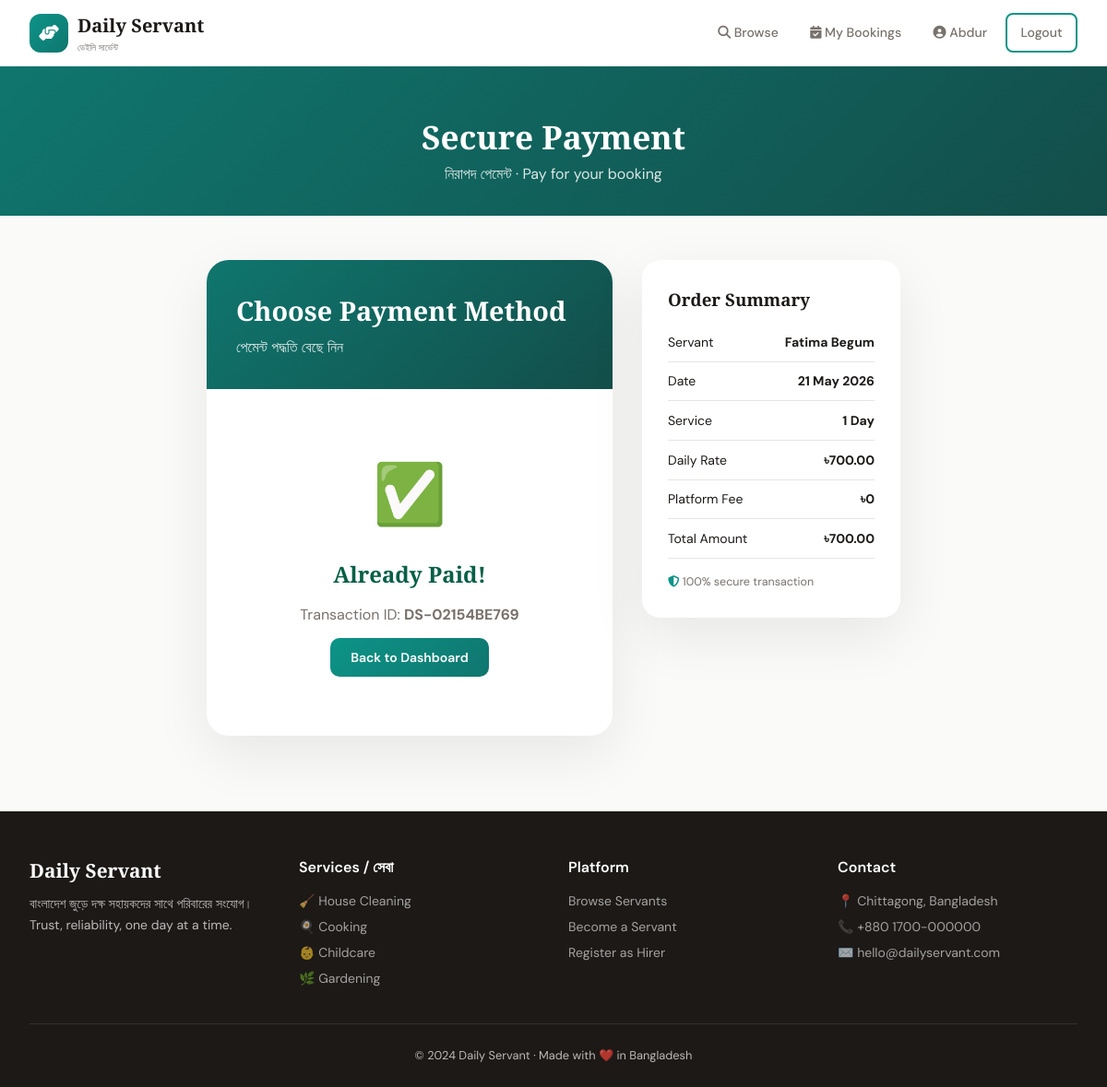
Page /payments/3/ (signed in) on the committed database.
### accounts/models.py (models this page shows, shortened)
class User(AbstractUser):
    ROLE_CHOICES = [
        ('hirer', 'Hirer'),
        ('servant', 'Servant'),
        ('admin', 'Admin'),
    ]
    role = models.CharField(max_length=10, choices=ROLE_CHOICES, default='hirer')
    phone = models.CharField(max_length=15, blank=True)
    address = models.TextField(blank=True)
    profile_picture = models.ImageField(upload_to='profiles/', blank=True, null=True)
    bio = models.TextField(blank=True)
    is_verified = models.BooleanField(default=False)
    created_at = models.DateTimeField(auto_now_add=True)

### payments/models.py (models this page shows, shortened)
class Payment(models.Model):
    METHOD_CHOICES = [
        ('bkash', 'bKash'),
        ('nagad', 'Nagad'),
        ('rocket', 'Rocket'),
        ('card', 'Credit/Debit Card'),
        ('cash', 'Cash on Service'),
    ]
    STATUS_CHOICES = [
        ('pending', 'Pending'),
        ('processing', 'Processing'),
        ('completed', 'Completed'),
        ('failed', 'Failed'),
        ('refunded', 'Refunded'),
    ]
    booking = models.OneToOneField(Booking, on_delete=models.CASCADE, related_name='payment')
    amount = models.DecimalField(max_digits=10, decimal_places=2)
    method = models.CharField(max_length=10, choices=METHOD_CHOICES)
    status = models.CharField(max_length=15, choices=STATUS_CHOICES, default='pending')
    transaction_id = models.CharField(max_length=100, blank=True, unique=True, null=True)
    phone_number = models.CharField(max_length=15, blank=True)
    paid_at = models.DateTimeField(null=True, blank=True)
    created_at = models.DateTimeField(auto_now_add=True)

### bookings/models.py (models this page shows, shortened)
class Booking(models.Model):
    STATUS_CHOICES = [
        ('pending', 'Pending'),
        ('confirmed', 'Confirmed'),
        ('in_progress', 'In Progress'),
        ('completed', 'Completed'),
        ('cancelled', 'Cancelled'),
        ('rejected', 'Rejected'),
    ]
    hirer = models.ForeignKey(User, on_delete=models.CASCADE, related_name='bookings_as_hirer')
    servant = models.ForeignKey(ServantProfile, on_delete=models.CASCADE, related_name='bookings')
    service_date = models.DateField()
    service_address = models.TextField()
    special_instructions = models.TextField(blank=True)
    status = models.CharField(max_length=15, choices=STATUS_CHOICES, default='pending')
    total_amount = models.DecimalField(max_digits=10, decimal_places=2)
    created_at = models.DateTimeField(auto_now_add=True)
    updated_at = models.DateTimeField(auto_now=True)
    cancelled_reason = models.TextField(blank=True)
    class Meta:
        ordering = ['-created_at']

### servants/models.py (models this page shows, shortened)
class ServantProfile(models.Model):
    AVAILABILITY_CHOICES = [
        ('available', 'Available'),
        ('busy', 'Busy'),
        ('off', 'Off Duty'),
    ]
    user = models.OneToOneField(User, on_delete=models.CASCADE, related_name='servant_profile')
    categories = models.ManyToManyField(ServiceCategory, related_name='servants')
    daily_rate = models.DecimalField(max_digits=8, decimal_places=2, default=500.00)
    experience_years = models.PositiveIntegerField(default=0)
    availability_status = models.CharField(max_length=15, choices=AVAILABILITY_CHOICES, default='available')
    rating = models.DecimalField(max_digits=3, decimal_places=2, default=0.00,
                                  validators=[MinValueValidator(0), MaxValueValidator(5)])
    total_reviews = models.PositiveIntegerField(default=0)
    total_jobs = models.PositiveIntegerField(default=0)
    skills = models.TextField(blank=True, help_text='Comma-separated skills')
    location = models.CharField(max_length=200, blank=True)
    nid_number = models.CharField(max_length=20, blank=True)
    is_approved = models.BooleanField(default=False)
    created_at = models.DateTimeField(auto_now_add=True)

### payments/views.py (the view)
# urls.py: path('<int:booking_id>/', views.payment_view, name='payment'),
@login_required
def payment_view(request, booking_id):
    booking = get_object_or_404(Booking, id=booking_id, hirer=request.user)
    existing_payment = getattr(booking, 'payment', None)
    return render(request, 'payments/payment.html', {'booking': booking, 'payment': existing_payment})

### templates/payments/payment.html (shortened to what this page needs)
{% extends 'base.html' %}
{% block content %}
<div style="background:linear-gradient(135deg,var(--emerald-dark),#134e4a);padding:3rem 2rem 2rem;color:white;text-align:center">
    <h1 style="font-family:'Playfair Display',serif;font-size:2.2rem">Secure Payment</h1>
    <p style="opacity:.85">নিরাপদ পেমেন্ট · Pay for your booking</p>
</div>
<div class="pay-wrapper">
    <div class="pay-card">
        <div class="pay-header">
            <h1>Choose Payment Method</h1>
            <p style="opacity:.85">পেমেন্ট পদ্ধতি বেছে নিন</p>
        </div>
        <div class="pay-body">
            {% if payment and payment.status == 'completed' %}
            <div style="text-align:center;padding:2rem">
                <div style="font-size:4rem;margin-bottom:1rem">✅</div>
                <h2 style="font-family:'Playfair Display',serif;color:#065f46">Already Paid!</h2>
                <p style="color:var(--muted);margin:.75rem 0">Transaction ID: <strong>{{ payment.transaction_id }}</strong></p>
                <a href="/bookings/hirer-dashboard/" class="btn btn-primary">Back to Dashboard</a>
            </div>
            {% endif %}
        </div>
    </div>
    <div class="summary-card">
        <h3 style="font-family:'Playfair Display',serif;margin-bottom:1.25rem">Order Summary</h3>
        <div class="summary-row"><span>Servant</span><strong>{{ booking.servant.user.get_full_name }}</strong></div>
        <div class="summary-row"><span>Date</span><strong>{{ booking.service_date|date:"d M Y" }}</strong></div>
        <div class="summary-row"><span>Service</span><strong>1 Day</strong></div>
        <div class="summary-row"><span>Daily Rate</span><strong>৳{{ booking.total_amount }}</strong></div>
        <div class="summary-row"><span>Platform Fee</span><strong>৳0</strong></div>
        <div class="summary-row"><span>Total Amount</span><strong>৳{{ booking.total_amount }}</strong></div>
        <div style="margin-top:1rem;font-size:.78rem;color:var(--muted)">
            <i class="fas fa-shield-alt" style="color:var(--emerald)"></i> 100% secure transaction
        </div>
    </div>
</div>
{% endblock %}

### templates/base.html (shortened to what this page needs)
<!DOCTYPE html>
<html lang="en">
<head>
    <link rel="stylesheet" href="https://cdnjs.cloudflare.com/ajax/libs/font-awesome/6.5.0/css/all.min.css">
</head>
<body>
<nav id="navbar">
    <a href="/" class="nav-brand">
        <div class="logo-icon"><i class="fas fa-hands-helping"></i></div>
        <div>
            <div class="brand-text">Daily Servant</div>
            <div class="brand-sub">ডেইলি সার্ভেন্ট</div>
        </div>
    </a>
    <div class="nav-links">
        <a href="/servants/" class="hide-mobile"><i class="fas fa-search"></i> Browse</a>
        {% if user.is_authenticated %}
            {% if user.role == 'hirer' %}
                <a href="/bookings/hirer-dashboard/"><i class="fas fa-calendar-check"></i> <span class="hide-mobile">My Bookings</span></a>
            {% elif user.role == 'servant' %}
                <a href="/servants/dashboard/"><i class="fas fa-tachometer-alt"></i> <span class="hide-mobile">Dashboard</span></a>
            {% endif %}
            <a href="/accounts/profile/"><i class="fas fa-user-circle"></i> <span class="hide-mobile">{{ user.first_name }}</span></a>
            <a href="/accounts/logout/" class="btn btn-outline btn-sm">Logout</a>
        {% else %}
            <a href="/accounts/login/" class="hide-mobile">Login</a>
            <a href="/accounts/register/" class="btn btn-primary btn-sm">Get Started</a>
        {% endif %}
    </div>
</nav>
<main>{% block content %}{% endblock %}</main>
<footer>
    <div class="footer-grid">
        <div class="footer-brand">
            <div class="brand-text-f">Daily Servant</div>
            <p>বাংলাদেশ জুড়ে দক্ষ সহায়কদের সাথে পরিবারের সংযোগ।<br>Trust, reliability, one day at a time.</p>
        </div>
        <div class="footer-col">
            <h4>Services / সেবা</h4>
            <a href="#">🧹 House Cleaning</a>
            <a href="#">🍳 Cooking</a>
            <a href="#">👶 Childcare</a>
            <a href="#">🌿 Gardening</a>
        </div>
        <div class="footer-col">
            <h4>Platform</h4>
            <a href="/servants/">Browse Servants</a>
            <a href="/accounts/register/">Become a Servant</a>
            <a href="/accounts/register/">Register as Hirer</a>
        </div>
        <div class="footer-col">
            <h4>Contact</h4>
            <a href="#">📍 Chittagong, Bangladesh</a>
            <a href="#">📞 +880 1700-000000</a>
            <a href="#">✉️ hello@dailyservant.com</a>
        </div>
    </div>
    <div class="footer-bottom">© 2024 Daily Servant · Made with ❤️ in Bangladesh</div>
</footer>
</body>
</html>

### templates/base.html (style rules this page uses)
:root { --emerald: #0d9488; --emerald-dark: #0f766e; --emerald-light: #5eead4; --gold: #f59e0b; --charcoal: #1c1917; --slate: #292524; --muted: #78716c; --cream: #fafaf9; --border: #e7e5e4; --shadow: 0 20px 60px rgba(0,0,0,0.08); --shadow-lg: 0 30px 80px rgba(0,0,0,0.14); }
*,*::before,*::after { box-sizing:border-box;margin:0;padding:0 }
html { scroll-behavior:smooth }
body { font-family:'DM Sans',sans-serif;background:var(--cream);color:var(--charcoal);line-height:1.6;overflow-x:hidden }
nav { position:fixed;top:0;left:0;right:0;z-index:1000;background:rgba(255,255,255,0.94);backdrop-filter:blur(20px);border-bottom:1px solid rgba(13,148,136,0.1);padding:0 2rem;height:72px;display:flex;align-items:center;justify-content:space-between;transition:all .3s }
.nav-brand { display:flex;align-items:center;gap:10px;text-decoration:none }
.logo-icon { width:42px;height:42px;background:linear-gradient(135deg,var(--emerald),var(--emerald-dark));border-radius:12px;display:flex;align-items:center;justify-content:center;color:white;font-size:1.1rem;flex-shrink:0 }
.brand-text { font-family:'Playfair Display',serif;font-weight:700;font-size:1.25rem;color:var(--charcoal) }
.brand-sub { font-size:.62rem;color:var(--muted) }
.nav-links { display:flex;align-items:center;gap:.35rem }
.nav-links a { text-decoration:none;color:var(--muted);padding:.5rem .9rem;border-radius:8px;font-size:.875rem;font-weight:500;transition:all .2s }
.btn { display:inline-flex;align-items:center;gap:8px;padding:.6rem 1.4rem;border-radius:10px;font-weight:600;font-size:.875rem;text-decoration:none;border:none;cursor:pointer;transition:all .25s;font-family:'DM Sans',sans-serif }
.btn-sm { padding:.4rem 1rem;font-size:.8rem }
.btn-primary { background:linear-gradient(135deg,var(--emerald),var(--emerald-dark));color:white }
.btn-outline { background:transparent;color:var(--emerald);border:2px solid var(--emerald) }
main { padding-top:72px;min-height:100vh }
footer { background:var(--charcoal);color:rgba(255,255,255,.7);padding:3rem 2rem 1.5rem;margin-top:5rem }
.footer-grid { display:grid;grid-template-columns:repeat(auto-fit,minmax(180px,1fr));gap:2rem;max-width:1200px;margin:0 auto 2rem }
.footer-brand .brand-text-f { font-family:'Playfair Display',serif;color:white;font-size:1.3rem;font-weight:700 }
.footer-brand p { font-size:.875rem;margin-top:.5rem }
.footer-col h4 { color:white;font-weight:600;margin-bottom:.75rem }
.footer-col a { display:block;color:rgba(255,255,255,.6);text-decoration:none;font-size:.875rem;margin-bottom:.35rem;transition:color .2s }
.footer-bottom { text-align:center;padding-top:1.5rem;border-top:1px solid rgba(255,255,255,.1);font-size:.8rem }

### templates/payments/payment.html (style rules this page uses)
.pay-wrapper { max-width:800px;margin:3rem auto;padding:0 1.5rem;display:grid;grid-template-columns:1fr 280px;gap:2rem }
.pay-card { background:white;border-radius:24px;box-shadow:var(--shadow);overflow:hidden }
.pay-header { background:linear-gradient(135deg,var(--emerald-dark),#134e4a);padding:2rem;color:white }
.pay-header h1 { font-family:'Playfair Display',serif;font-size:1.8rem;margin-bottom:.25rem }
.pay-body { padding:2rem }
.summary-card { background:white;border-radius:20px;box-shadow:var(--shadow);padding:1.75rem;height:fit-content;position:sticky;top:88px }
.summary-row { display:flex;justify-content:space-between;font-size:.875rem;margin-bottom:.6rem;padding-bottom:.6rem;border-bottom:1px solid var(--border) }

### rows in the picture
User: first_name "Abdur"
Payment: transaction_id "DS-02154BE769"
Booking: servant.user.get_full_name "Fatima Begum", service_date "21 May 2026", total_amount "700.00"
